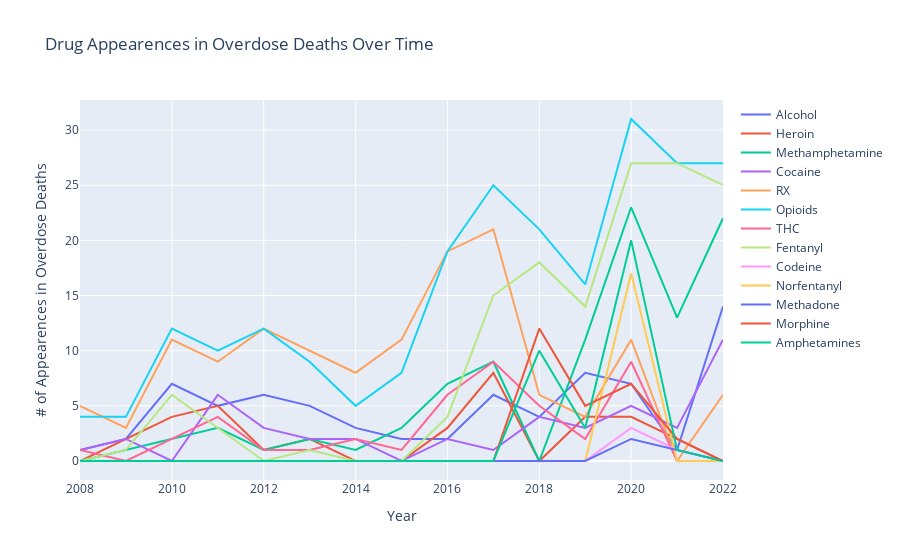

The notebook cell this image was saved under:
### Code cell
# Create a new figure
fig = go.Figure()

# Iterate over each column in the DataFrame
for column in overdose_df_count_by_year.columns:
    # Add a trace for each drug
    fig.add_trace(go.Scatter(x=overdose_df_count_by_year.index, y=overdose_df_count_by_year[column], mode='lines', name=column))

# Update layout
fig.update_layout(title='Drug Appearences in Overdose Deaths Over Time', xaxis_title='Year', yaxis_title='# of Appearences in Overdose Deaths')

# Show the plot
fig.show(height=1000)

### Figure 1 — Plotly figure (JSON) as saved in the notebook; plotly's stock layout.template omitted (floating-point values rounded to 4 significant figures)
{"data": [{"mode": "lines", "name": "Alcohol", "type": "scatter", "x": [2008, 2009, 2010, 2011, 2012, 2013, 2014, 2015, 2016, 2017, 2018, 2019, 2020, 2021, 2022], "y": [1, 2, 7, 5, 6, 5, 3, 2, 2, 6, 4, 8, 7, 1, 14]}, {"mode": "lines", "name": "Heroin", "type": "scatter", "x": [2008, 2009, 2010, 2011, 2012, 2013, 2014, 2015, 2016, 2017, 2018, 2019, 2020, 2021, 2022], "y": [0, 2, 4, 5, 1, 2, 0, 0, 3, 8, 0, 4, 4, 2, 0]}, {"mode": "lines", "name": "Methamphetamine", "type": "scatter", "x": [2008, 2009, 2010, 2011, 2012, 2013, 2014, 2015, 2016, 2017, 2018, 2019, 2020, 2021, 2022], "y": [0, 1, 2, 3, 1, 2, 1, 3, 7, 9, 0, 11, 23, 13, 22]}, {"mode": "lines", "name": "Cocaine", "type": "scatter", "x": [2008, 2009, 2010, 2011, 2012, 2013, 2014, 2015, 2016, 2017, 2018, 2019, 2020, 2021, 2022], "y": [1, 2, 0, 6, 3, 2, 2, 0, 2, 1, 4, 3, 5, 3, 11]}, {"mode": "lines", "name": "RX", "type": "scatter", "x": [2008, 2009, 2010, 2011, 2012, 2013, 2014, 2015, 2016, 2017, 2018, 2019, 2020, 2021, 2022], "y": [5, 3, 11, 9, 12, 10, 8, 11, 19, 21, 6, 4, 11, 0, 6]}, {"mode": "lines", "name": "Opioids", "type": "scatter", "x": [2008, 2009, 2010, 2011, 2012, 2013, 2014, 2015, 2016, 2017, 2018, 2019, 2020, 2021, 2022], "y": [4, 4, 12, 10, 12, 9, 5, 8, 19, 25, 21, 16, 31, 27, 27]}, {"mode": "lines", "name": "THC", "type": "scatter", "x": [2008, 2009, 2010, 2011, 2012, 2013, 2014, 2015, 2016, 2017, 2018, 2019, 2020, 2021, 2022], "y": [1, 0, 2, 4, 1, 1, 2, 1, 6, 9, 5, 2, 9, 0, 0]}, {"mode": "lines", "name": "Fentanyl", "type": "scatter", "x": [2008, 2009, 2010, 2011, 2012, 2013, 2014, 2015, 2016, 2017, 2018, 2019, 2020, 2021, 2022], "y": [0, 1, 6, 3, 0, 1, 0, 0, 4, 15, 18, 14, 27, 27, 25]}, {"mode": "lines", "name": "Codeine", "type": "scatter", "x": [2008, 2009, 2010, 2011, 2012, 2013, 2014, 2015, 2016, 2017, 2018, 2019, 2020, 2021, 2022], "y": [0, 0, 0, 0, 0, 0, 0, 0, 0, 0, 0, 0, 3, 1, 0]}, {"mode": "lines", "name": "Norfentanyl", "type": "scatter", "x": [2008, 2009, 2010, 2011, 2012, 2013, 2014, 2015, 2016, 2017, 2018, 2019, 2020, 2021, 2022], "y": [0, 0, 0, 0, 0, 0, 0, 0, 0, 0, 0, 0, 17, 0, 0]}, {"mode": "lines", "name": "Methadone", "type": "scatter", "x": [2008, 2009, 2010, 2011, 2012, 2013, 2014, 2015, 2016, 2017, 2018, 2019, 2020, 2021, 2022], "y": [0, 0, 0, 0, 0, 0, 0, 0, 0, 0, 0, 0, 2, 1, 0]}, {"mode": "lines", "name": "Morphine", "type": "scatter", "x": [2008, 2009, 2010, 2011, 2012, 2013, 2014, 2015, 2016, 2017, 2018, 2019, 2020, 2021, 2022], "y": [0, 0, 0, 0, 0, 0, 0, 0, 0, 0, 12, 5, 7, 2, 0]}, {"mode": "lines", "name": "Amphetamines", "type": "scatter", "x": [2008, 2009, 2010, 2011, 2012, 2013, 2014, 2015, 2016, 2017, 2018, 2019, 2020, 2021, 2022], "y": [0, 0, 0, 0, 0, 0, 0, 0, 0, 0, 10, 3, 20, 1, 0]}], "layout": {"autosize": true, "title": {"text": "Drug Appearences in Overdose Deaths Over Time"}, "xaxis": {"autorange": true, "range": [2008, 2022], "title": {"text": "Year"}, "type": "linear"}, "yaxis": {"autorange": true, "range": [-1.722, 32.72], "title": {"text": "# of Appearences in Overdose Deaths"}, "type": "linear"}}}
